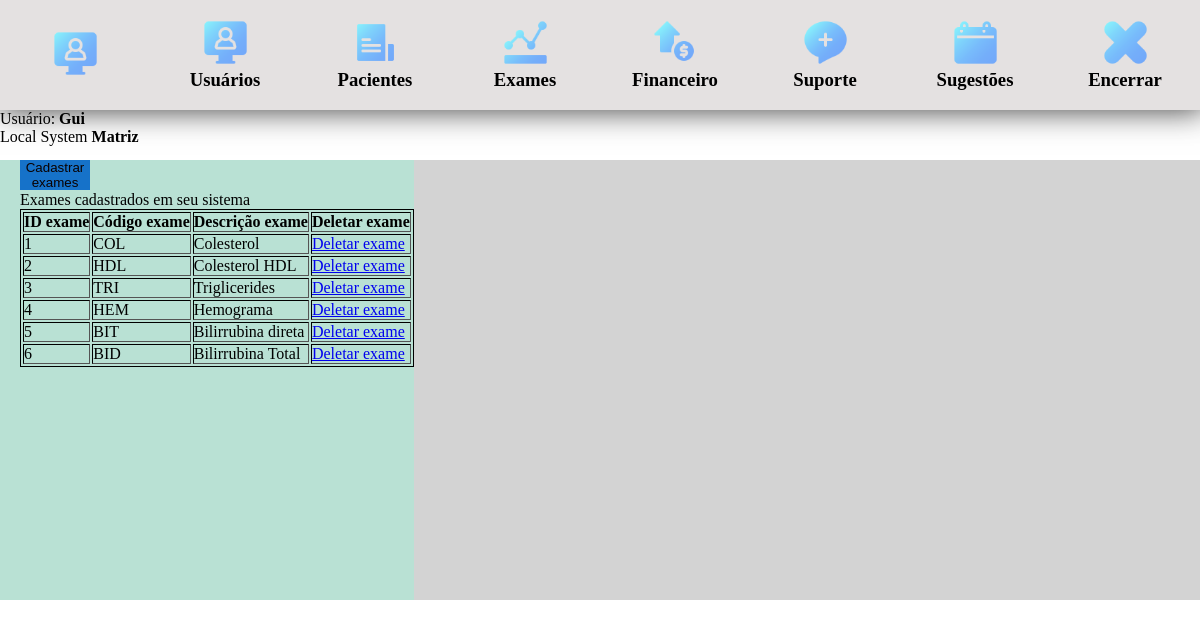
The app's page /views/listagem_exames.php (signed in), older data.
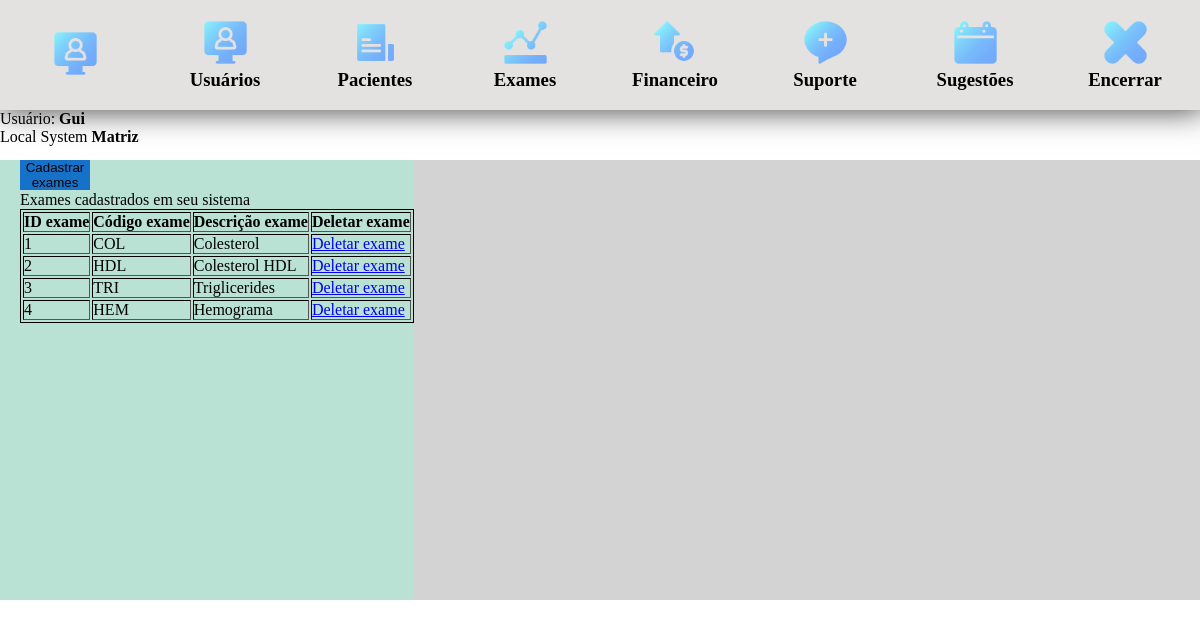
The same page, newer data.
### tables this page shows
CREATE TABLE `exames` (
  `exameid` int(11) NOT NULL,
  `codigo` varchar(3) NOT NULL,
  `descricao` longtext NOT NULL
);

### Control/SelectFrom.php (called while the page is built, shortened)
<?php
include('../views/conexao.php');
$id = $_SESSION['usuario'];
$sqlcode = "SELECT * FROM clientes WHERE id = '$id'";
$query = $mysqli->query($sqlcode);
$usuario = $query->fetch_assoc();
?>

### views/listagem_exames.php (the view, shortened to what this page needs)
<?php
include('conexao.php');
include('../Control/SelectFrom.php');
?>
<!DOCTYPE html>
<html lang="en">
<head>
</head>
<link rel="stylesheet" href="../css/index.css">
<link rel="stylesheet" href="../css/modal.css">
<link rel="stylesheet" href="../css/button.css">
<body>
    <div class="body-header">
        <div class="seletc_g">
            <div class="select_header">
                <div>
                    <a href="index.php"><img class="icon_select" src="../icons/monitor (2).png"></a>
                </div>
            </div>
            <div class="select_header">
                <div>
                    <a href="listagem_usuarios.php"><img  class="icon_select" src="../icons/monitor (2).png"></a>
                </div>
                <div>
                    <h3>
                        Usuários
                    </h3>
                </div>
            </div>
            <div class="select_header">
                <div>
                    <a href="../views/listagem_pacientes.php"><img class="icon_select" src="../icons/arquivo (1).png"></a>
                </div>
                <div>
                    <h3>
                        Pacientes
                    </h3>
                </div>
            </div>
            <div class="select_header">
                <div>
                    <a href=""><img class="icon_select" src="../icons/grafico.png"></a>
                </div>
                <div>
                    <h3>
                        Exames
                    </h3>
                </div>
            </div>
            <div class="select_header">
                <div>
                    <img class="icon_select" src="../icons/moeda-de-dolar.png">
                </div>
                <div>
                    <h3>
                        Financeiro
                    </h3>
                </div>
            </div>
            <div class="select_header">
                <div>
                    <img class="icon_select" src="../icons/bate-papo.png">
                </div>
                <div>
                    <h3>
                        Suporte
                    </h3>
                </div>
            </div>
            <div class="select_header">
                <div>
                    <img onclick="abrir_modal()" class="icon_select" src="../icons/calendario.png">
                </div>
                <div>
                    <h3>
                        Sugestões
                    </h3>
                </div>
            </div>
            <div class="select_header">
                <div>
                    <a href="../Control/logout.php"><img class="icon_select" src="../icons/fracassado.png"></a>
                </div>
                <div>
                    <h3>
                        Encerrar
                    </h3>
                </div>
            </div>
        </div>
    </div>
    <div class="Bottom_header">
        <p class="white">Usuário: <b><?php echo $usuario['nome']?></b></p>
        <p>Local System <b><?php echo $usuario['unidade']?></b></p>
    </div>
    <div class="container_body">
        <div class="container_son">
            <div>
                <button class="btn_style" onclick="abrir_modal()">Cadastrar exames</button>
            </div>
            <p>Exames cadastrados em seu sistema</p>
            <table border="1px">
                <thead>
                    <th>ID exame</th>
                    <th>Código exame</th>
                    <th>Descrição exame</th>
                    <th>Deletar exame</th>
                </thead>
                <tbody>
                <?php
                $sql_exames  = "SELECT * FROM exames";
                $query_exames = $mysqli->query($sql_exames) or die($mysqli->error);
                $num_exames = $query_exames->num_rows;
                    if($num_exames == 0) {
                    ?>
                    <tr>
                        <td colspan="3">Nenhum exame foi encontrado!</td>
                    </tr>
                    <?php }
                        else{
                            while($exames = $query_exames->fetch_assoc()){?>
                        <tr>
                            <td><?php echo $exames['exameid']?>     </td>
                            <td><?php echo $exames['codigo']?>   </td>
                            <td><?php echo $exames['descricao']?>  </td>
                            <td><a href="../Control/deletar_exame.php?id=<?php echo $exames['exameid'] ?>">Deletar exame</a></td>
                        </tr>
                    <?php     }
                        } ?>
                </tbody>
            </table><br>
        </div>
    </div>
</body>
</html>

Row changes from the older to the newer data that the page shows:
removed exames: exameid "5", codigo "BIT", descricao "Bilirrubina direta"
removed exames: exameid "6", codigo "BID", descricao "Bilirrubina Total"
